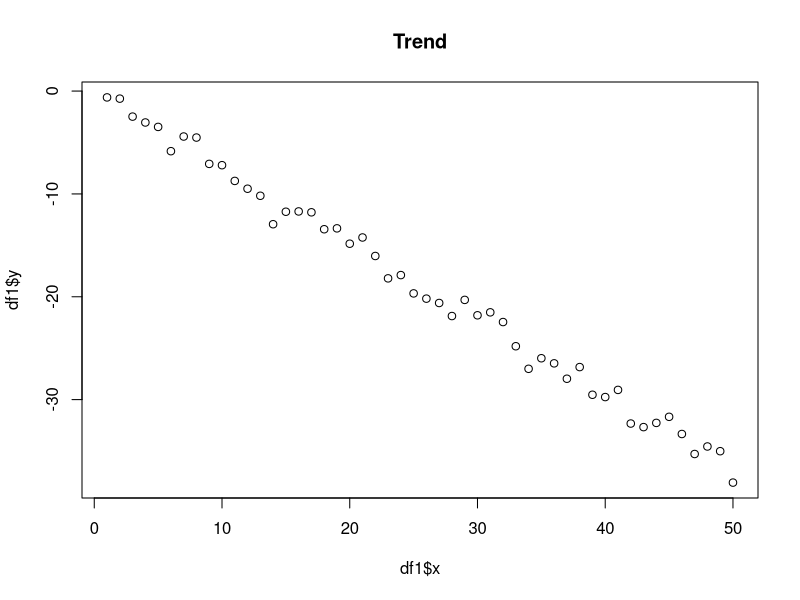
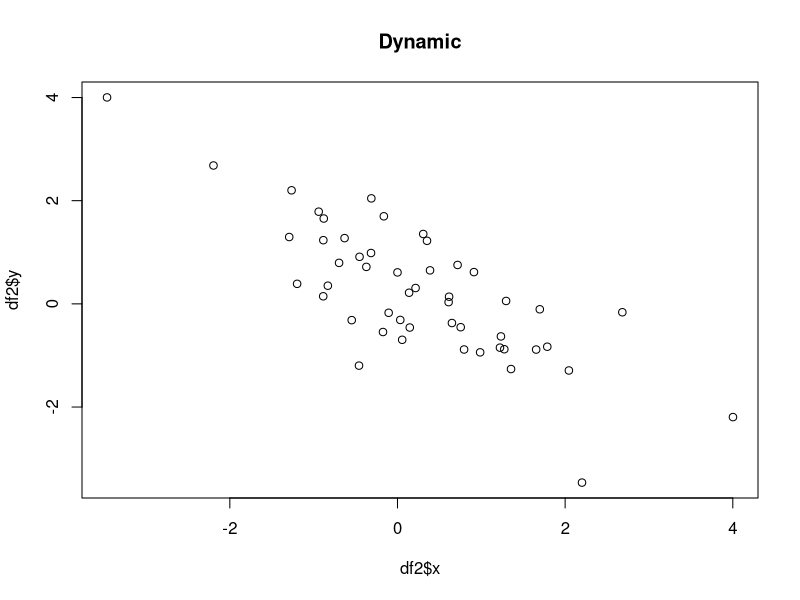
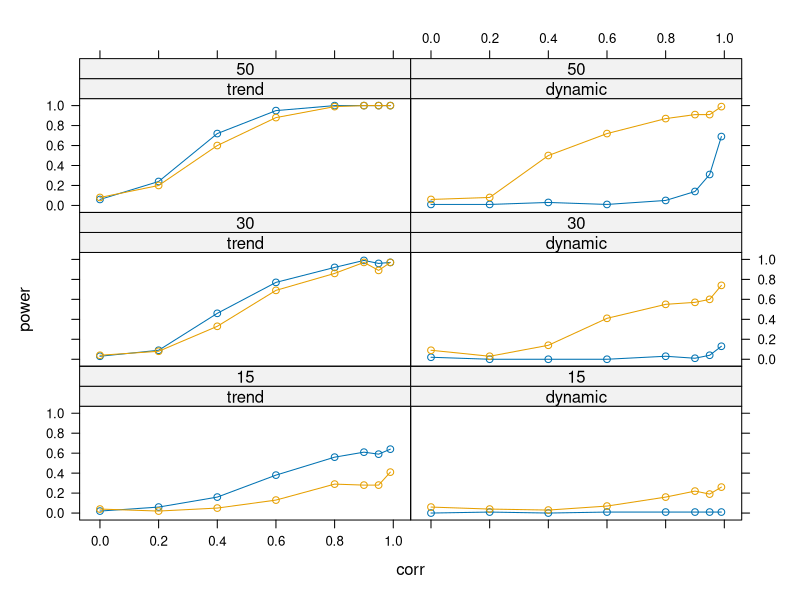

The R source for these figures, in order:
## ---- chunk 1
knitr::opts_chunk$set(echo = TRUE)
library(lattice)
library(lmtest)

## ---- chunk 2
dgp <- function(nobs = 15, model = c("trend", "dynamic"),
                corr = 0, coef = c(0.25, -0.75), sd = 1)
{
model <- match.arg(model)
coef <- rep(coef, length.out = 2)
err <- as.vector(filter(rnorm(nobs, sd = sd), corr, method = "recursive"))
if(model == "trend") {
   x <- 1:nobs
   y <- coef[1] + coef[2] * x + err
} else {
   y <- rep(NA, nobs)
   y[1] <- coef[1] + err[1]
   for(i in 2:nobs)
     y[i] <- coef[1] + coef[2] * y[i-1] + err[i]
     x <- c(0, y[1:(nobs-1)])
}
return(data.frame(y = y, x = x))
}
## ---- chunk 3
df1 <- dgp(model="trend", nobs = 50)
plot(df1$y~df1$x,main="Trend")
df2 <- dgp(model="dynamic", nobs = 50)
plot(df2$y~df2$x,main="Dynamic")
## ---- chunk 4
simpower <- function(nrep = 100, size = 0.05, ...)
{
pval <- matrix(rep(NA, 2 * nrep), ncol = 2)
colnames(pval) <- c("dwtest", "bgtest")
for(i in 1:nrep) {
  dat <- dgp(...)
  pval[i,1] <- dwtest(y ~ x, data = dat,
  alternative = "two.sided")$p.value
  pval[i,2] <- bgtest(y ~ x, data = dat)$p.value
}
return(colMeans(pval < size))
}                      
## ---- chunk 5
simulation <- function(corr = c(0, 0.2, 0.4, 0.6, 0.8, 0.9, 0.95, 0.99), 
                       nobs = c(15, 30, 50), 
                       model = c("trend", "dynamic"), ...)
{
prs <- expand.grid(corr = corr, nobs = nobs, model = model)
nprs <- nrow(prs)
pow <- matrix(rep(NA, 2 * nprs), ncol = 2)
for(i in 1:nprs) pow[i,] <- simpower(corr = prs[i,1],
   nobs = prs[i,2], model = as.character(prs[i,3]), ...)
rval <- rbind(prs, prs)
rval$test <- factor(rep(1:2, c(nprs, nprs)),
labels = c("dwtest", "bgtest"))
rval$power <- c(pow[,1], pow[,2])
rval$nobs <- factor(rval$nobs)
return(rval)
}
## ---- chunk 6
set.seed(987)
psim <- simulation()
str(psim)
## ---- chunk 7
tab <- xtabs(power ~ corr + test + model + nobs, data = psim)
ftable(tab, row.vars = c("model", "nobs", "test"), col.vars = "corr")
xyplot(power ~ corr | model + nobs, groups = ~ test, data = psim, type = "b")
